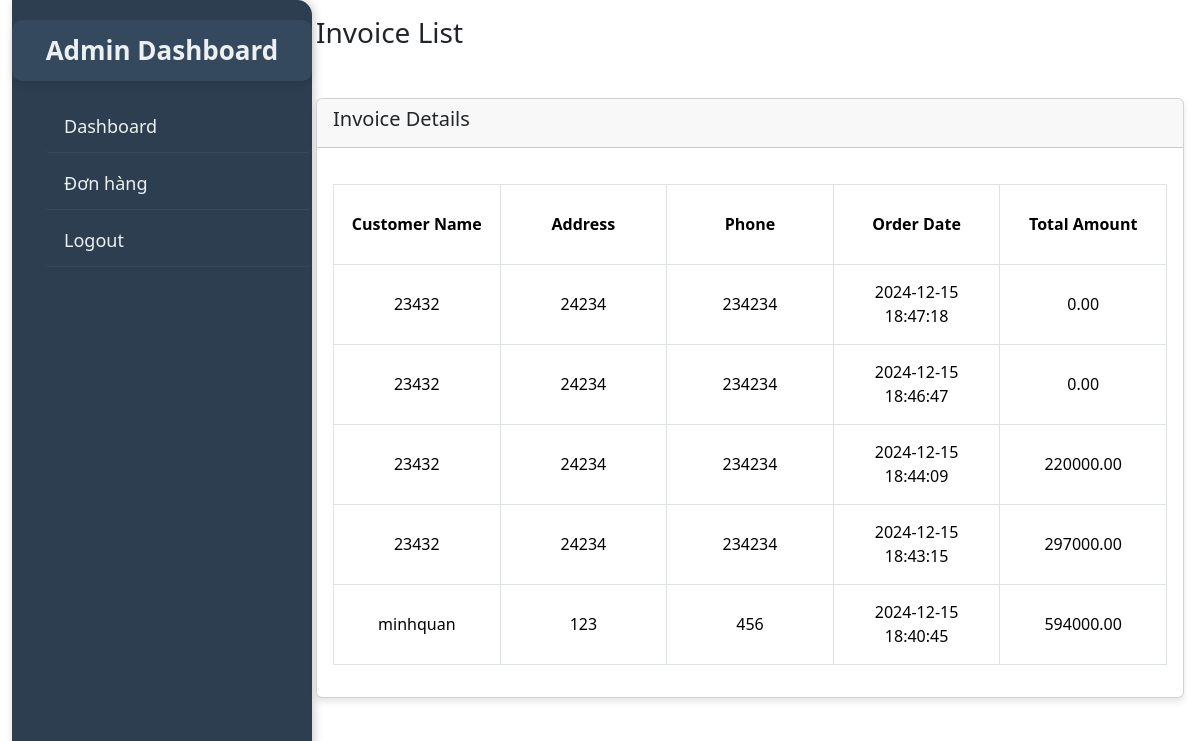
/orderlist.php (signed in), run on the app's committed database.
### tables this page shows
CREATE TABLE IF NOT EXISTS `hoadon` (
  `id` int NOT NULL AUTO_INCREMENT,
  `user_id` int NOT NULL,
  `ten_nguoi_mua` varchar(255) NOT NULL,
  `dia_chi` varchar(255) NOT NULL,
  `so_dien_thoai` varchar(20) NOT NULL,
  `ngay_dat_hang` datetime DEFAULT CURRENT_TIMESTAMP,
  `tong_tien` decimal(10,2) NOT NULL,
  PRIMARY KEY (`id`)
);

### orderlist.php (the view, shortened to what this page needs)
<?php
try {
    include('db_connect.php');
    $conn->setAttribute(PDO::ATTR_ERRMODE, PDO::ERRMODE_EXCEPTION);
    $sql_invoice = "SELECT id, ten_nguoi_mua, dia_chi, so_dien_thoai, ngay_dat_hang, tong_tien FROM hoadon";
    $stmt_invoice = $conn->prepare($sql_invoice);
    $stmt_invoice->execute();
    $hoa_don_data = $stmt_invoice->fetchAll(PDO::FETCH_ASSOC);
} catch (PDOException $e) {
    echo "Error: " . $e->getMessage();
}
?>
<!DOCTYPE html>
<html lang="en">
<head>
    <link rel="stylesheet" href="/assets/css/admin.css">
    <link href="https://cdn.jsdelivr.net/npm/bootstrap@5.3.3/dist/css/bootstrap.min.css" rel="stylesheet">
    <link href="https://cdn.jsdelivr.net/npm/bootstrap-icons/font/bootstrap-icons.css" rel="stylesheet">
</head>
<body>
    <div class="container-fluid">
        <div class="row">
            <div class="col-3 sidebaradmin">
                <div class="sidebaradmin">
                    <div class="sidebar">
                        <h2 class="sidebar-title">Admin Dashboard</h2>
                        <ul class="sidebar-menu">
                            <li><a href="/admin.php">Dashboard</a></li>
                            <li><a href="orderlist.php">Đơn hàng</a></li>
                            <li><a href="/logout.php">Logout</a></li>
                        </ul>
                    </div>
                </div>
            </div>
            <div class="col-9 p-3">
                <div class="dashbroad row">
                    <h3 class="mb-4">Invoice List</h3>
                    <div class="col-md-12 mt-4">
                        <div class="card">
                            <div class="card-header">
                                <h5>Invoice Details</h5>
                            </div>
                            <div class="card-body">
                                <table class="table table-bordered">
                                    <thead>
                                        <tr>
                                            <th>Customer Name</th>
                                            <th>Address</th>
                                            <th>Phone</th>
                                            <th>Order Date</th>
                                            <th>Total Amount</th>
                                        </tr>
                                    </thead>
                                    <tbody>
                                        <?php
                                        if (count($hoa_don_data) > 0) {
                                            foreach ($hoa_don_data as $row) {
                                                echo "<tr>";
                                                echo "<td>" . $row['ten_nguoi_mua'] . "</td>";
                                                echo "<td>" . $row['dia_chi'] . "</td>";
                                                echo "<td>" . $row['so_dien_thoai'] . "</td>";
                                                echo "<td>" . $row['ngay_dat_hang'] . "</td>";
                                                echo "<td>" . $row['tong_tien'] . "</td>";
                                                echo "</tr>";
                                            }
                                        } else {
                                            echo "<tr><td colspan='6' class='text-center'>No invoices found</td></tr>";
                                        }
                                        ?>
                                    </tbody>
                                </table>
                            </div>
                        </div>
                    </div>
                </div>
            </div>
        </div>
    </div>
</body>
</html>

### assets/css/admin.css (style rules this page uses)
body { background-color: #ffffff; font-family: 'Segoe UI', Tahoma, Geneva, Verdana, sans-serif; margin: 0; padding: 0; }
.container-fluid { overflow: hidden; max-height: 150vh !important; }
.sidebar { width: 300px; background-color: #2c3e50; color: #ecf0f1; padding-top: 20px; position: fixed; top: 0; height: 100vh; box-shadow: 2px 0 10px rgba(0, 0, 0, 0.2); border-radius: 0 15px 15px 0; transition: all 0.3s ease-in-out; }
.sidebar a { color: #ecf0f1; padding: 15px; text-decoration: none; display: block; font-size: 16px; border-radius: 5px; transition: background-color 0.3s, color 0.3s; }
.sidebar .sidebar-title { font-size: 26px; font-weight: bold; color: #ecf0f1; margin-bottom: 20px; text-align: center; padding: 15px; background-color: #34495e; border-radius: 10px; box-shadow: 0 4px 6px rgba(0, 0, 0, 0.1); }
.sidebar-menu li { list-style-type: none; margin-bottom: 5px; }
.sidebar-menu a { padding: 12px 20px; color: #ecf0f1; text-decoration: none; font-size: 18px; border-bottom: 1px solid #34495e; transition: background-color 0.3s, color 0.3s; }
.card { border: none; border-radius: 15px; box-shadow: 0 4px 6px rgba(0, 0, 0, 0.1); background-color: #ffffff; }
.card-header { background-color: #34495e; color: #fff; font-size: 20px; font-weight: bold; padding: 15px; border-radius: 10px 10px 0 0; }
.table { margin-top: 20px; width: 100%; table-layout: fixed; border-spacing: 0; }
.table th, .table td { padding: 12px; text-align: center; vertical-align: middle; background-color: #fff; border-radius: 10px; box-shadow: 0px 4px 8px rgba(0, 0, 0, 0.1); height: 80px; }
.table th { background-color: #f5f5f5; color: #2d3e50; font-weight: bold; }
.table td { color: #333; }
h2 { font-size: 28px; margin-bottom: 30px; }

### data on the page
hoadon: ten_nguoi_mua "23432", dia_chi "24234", so_dien_thoai "234234", ngay_dat_hang "2024-12-15 18:47:18", tong_tien "0.00"
hoadon: ten_nguoi_mua "23432", dia_chi "24234", so_dien_thoai "234234", ngay_dat_hang "2024-12-15 18:46:47", tong_tien "0.00"
hoadon: ten_nguoi_mua "23432", dia_chi "24234", so_dien_thoai "234234", ngay_dat_hang "2024-12-15 18:44:09", tong_tien "220000.00"
hoadon: ten_nguoi_mua "23432", dia_chi "24234", so_dien_thoai "234234", ngay_dat_hang "2024-12-15 18:43:15", tong_tien "297000.00"
hoadon: ten_nguoi_mua "minhquan", dia_chi "123", so_dien_thoai "456", ngay_dat_hang "2024-12-15 18:40:45", tong_tien "594000.00"
